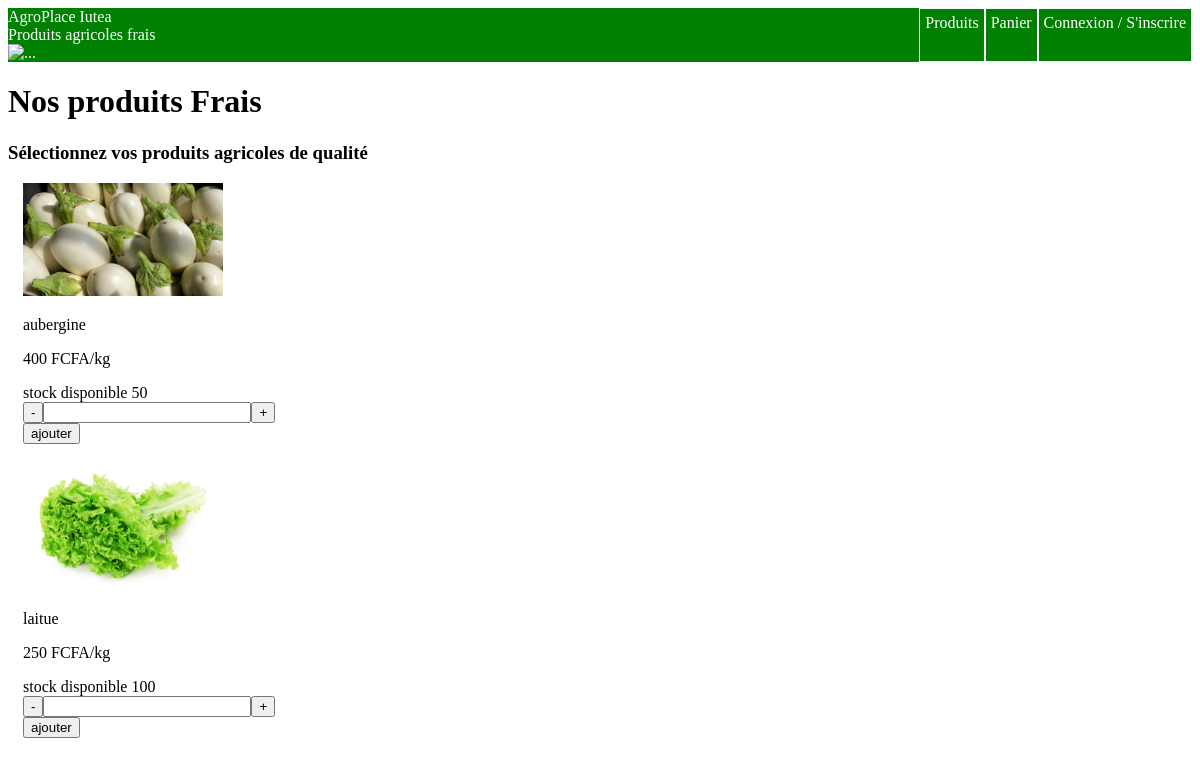
The page / on the database its author committed.
### tables this page shows
CREATE TABLE IF NOT EXISTS `produit` (
  `id_produit` varchar(255) NOT NULL,
  `nom_produit` varchar(535) NOT NULL,
  `description` text NOT NULL,
  `quantite_produit` int NOT NULL,
  `prix_par_kilo` int NOT NULL,
  `quantite_seuil` int NOT NULL,
  `disponibilite_prevue_produit` date NOT NULL,
  `statut_stock_produit` varchar(255) NOT NULL,
  `image_produit` varchar(535) NOT NULL,
  `date_ajout_produit` date NOT NULL,
  PRIMARY KEY (`id_produit`)
);

### index.php (the view, shortened to what this page needs)
<!DOCTYPE html>
<html lang="en">
<head>
    <link rel="stylesheet" href="css/style.css">
</head>
<body>
    <?php
        include('php/nav.php') ;
    ?>
    <main>
    <div class="page-title">
        <h1>Nos produits Frais</h1>
        <h3>Sélectionnez vos produits agricoles de qualité</h3>
    </div>
    <div id="liste-produit">
        <?php
        include("php/connexionbdd.php");
        $requete = $bdd->prepare("SELECT * FROM produit");
        $requete->execute();
        $produits = $requete->fetchAll();
        if ($produits) {
            for ($i=0; $i < count($produits) ; $i++) {
                echo'<div class="produit">';
                    echo'<img src="'.$produits[$i]['image_produit'].'" alt="'.$produits[$i]['nom_produit'].'">';
                    echo'<p class="nom_produit">'.$produits[$i]['nom_produit'].'</p>';
                    echo'<p class="prix_par_kilo"><span class="prix">'.$produits[$i]['prix_par_kilo'].'</span> FCFA/kg</p>';
                    echo'<div class="stock_disponible"><span>stock disponible<span> <span class="quantité_totale_produit">'.$produits[$i]['quantite_produit'].'<span></div>';
                    echo'<div class="champ">';
                        echo'<button id="retirer'.$i.'">-</button>';
                        echo'<input type="text" id="quantite_produit'.$i.'">';
                        echo'<button id="augmenter'.$i.'">+</button>';
                    echo'</div>';
                    echo'<button id="ajouter'.$i.'">ajouter</button>';
                echo'</div>';
            }
        }
        ?>
    </div>
</main>
</body>
</html>

### php/nav.php (shortened to what this page needs)
<header>
    <nav>
        <div class="logo">
            <div class="logo-title">
                <div class="logo-first-title">AgroPlace Iutea</div>
                <div class="subtitle"> Produits agricoles frais</div>
            </div>
            <div class="logo-img">
                <img src="..." alt="...">
            </div>
        </div>
        <div class="links">
            <?php
                if(isset($_SESSION['compte'])){
                    echo "<div class='info_compte'><div>".$_SESSION['compte']['type_compte']."</div><span>".$_SESSION['compte']['nom_compte']."</span></div>";
                    switch ($_SESSION['compte']['type_compte']) {
                        case 'gestionnaire de stock':
                            echo'<a href="stock.php">Stock</a>';
                            echo'<a href="commandesStock.php">commandes</a>';
                            echo'<a href="historiquesCommandeGestionnaireStock.php">historique</a>';
                            echo "<form action='php/connexion.php' method='post'>";
                            echo "<button name='deconnexion'>Déconnexion</button>";
                            echo "</form>";
                            break;
                        case 'administrateur':
                            echo'<a href="index.php">Produits</a>';
                            echo'<a href="panier.php">Panier</a>';
                            echo'<a href="commandesAdmin.php">Mes commandes</a>';
                            echo'<a href="admin.php">admin</a>';
                            echo "<form action='php/connexion.php' method='post'>";
                            echo "<button name='deconnexion'>Déconnexion</button>";
                            echo "</form>";
                            break;
                        default:
                            echo'<a href="index.php">Produits</a>';
                            echo'<a href="panier.php">Panier</a>';
                            echo'<a href="commandesClient.php">Mes commandes</a>';
                            echo "<form action='php/connexion.php' method='post'>";
                            echo "<button name='deconnexion'>Déconnexion</button>";
                            echo "</form>";
                            break;
                    }
                }else{
                echo'<a href="index.php">Produits</a>';
                echo'<a href="panier.php">Panier</a>';
                echo'<a href="connexionCompte.php">Connexion / S\'inscrire</a>';
                }
            ?>
        </div>
    </nav>
</header>

### css/style.css (style rules this page uses)
header { display: flex; margin: 0; width: 100%; background-color: green; color: #fff; }
nav { display: flex; width: 100%; justify-content: space-between; }
.links { display: flex; }
.links a { text-decoration: none; padding: 5px; border: 1px solid #fff; color: #fff; }
.produit { margin: 15px; }
.produit img { width: 200px; }
.champ input { width: 200px; }

### rows shown on the page
produit: image_produit+nom_produit (picture), nom_produit "aubergine", prix_par_kilo "400", quantite_produit "50"
produit: image_produit+nom_produit (picture), nom_produit "laitue", prix_par_kilo "250", quantite_produit "100"
